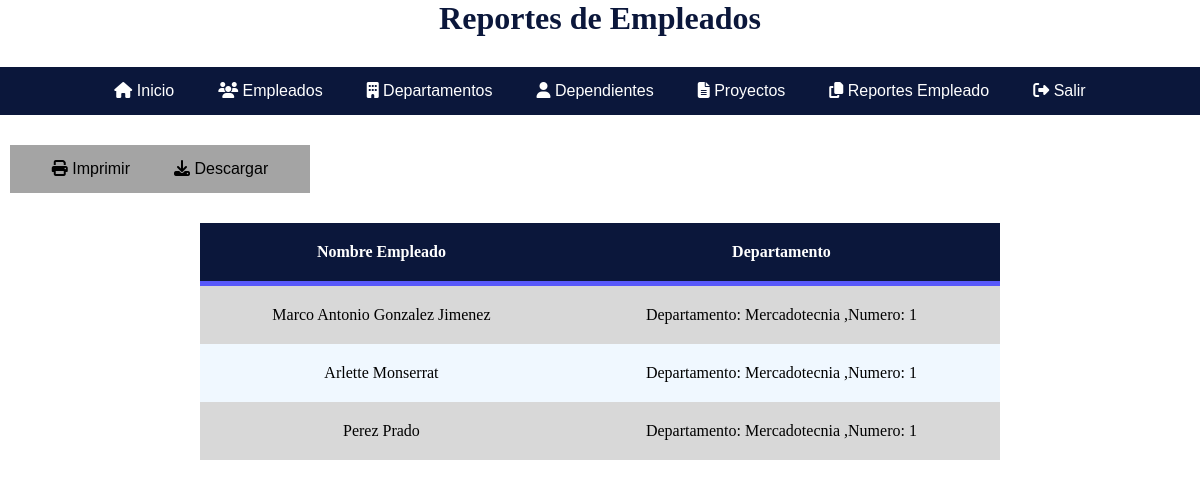
/reportes/, run on the app's committed database.
### ProyectoGSW/models.py (models this page shows, shortened)
class Empleado (models.Model):
	rfc = models.IntegerField(unique= True)
	nombre_emp = models.CharField(max_length=50)
	sexos = [
		('F', 'Femenino'),
		('M', 'Masculino')
	]
	sexo = models.CharField(max_length=1, choices=sexos)
	direccion = models.CharField(max_length=30)
	fecha_nacimiento = models.DateField()
	salario = models.IntegerField()
	supervisor = models.ForeignKey(Supervisor, null=False,blank=False,on_delete=models.CASCADE)
	departamento = models.ForeignKey(Departamento,null=False,blank=False,on_delete=models.CASCADE)

class Departamento (models.Model):
	nombre = models.CharField(max_length=30, unique= True)
	numero = models.IntegerField()
	empleado_encargado = models.CharField(max_length=30)
	fecha_inicio = models.DateField()
	def __str__(self):
		return 'Departamento: %s ,Numero: %s'%(self.nombre,self.numero)

### ProyectoGSW/views.py (the view)
# urls.py: path('reportes/',views.reportes),
def reportes(request):
    Cempleado = Empleado.objects.all()
    contexto = {"empleados":Cempleado}
    return render(request,"reportes.html",{"empleados":Cempleado})

### ProyectoGSW/Templates/reportes.html (shortened to what this page needs)
<!DOCTYPE html>
<html lang="es">
<head>
</head>
<body>
    <h1 align=center><b>Reportes de Empleados</b></h1>
<header>
    <nav class="navegacion">
        <ul class="menu">
            <li>
                <a href="/Inicio">
                    <i class="fas fa-home"></i>
                    Inicio
                </a>
            </li>
            <li>
                <a href="#">
                    <i class="fas fa-users"></i>
                    Empleados
                </a>
            </li>
            <li>
                <a href="#">
                    <i class="fas fa-building"></i>
                    Departamentos
                </a>
            </li>
            <li>
                <a href="#">
                    <i class="fas fa-user"></i>
                    Dependientes
                </a>
            </li>
            <li>
                <a href="#">
                    <i class="fas fa-file-alt"></i>
                    Proyectos
                </a>
            </li>
            <li>
                <a href="/reportes">
                    <i class="fas fa-copy"></i>
                    Reportes Empleado
                </a>
            </li>
            <li>
                <a href="/login">
                    <i class="fas fa-sign-out-alt"></i>
                    Salir
                </a>
            </li>
        </ul>
    </nav>
</header>
<div id="iconos">
    <ul class="icons">
        <li>
            <a href="#">
                <i class="fas fa-print"></i>
                Imprimir
            </a>
        </li>
        <li>
            <a href="#">
                <i class="fas fa-download"></i>
                Descargar
            </a>
        </li>
    </ul>
</div>
<div id="main-container">
    <table>
       <thead>
        <tr>
            <th>Nombre Empleado</th>
            <th>Departamento</th>
        </tr>
       </thead>
        {% if empleados %}
        {% for Cempleado in empleados %}
        <tr>
          <td>{{ Cempleado.nombre_emp }}</td>
          <td>{{ Cempleado.departamento }}</td>
        </tr>
        {% endfor %}
        {% else %}
        <h3 align="center"><b>No hay registro de empleados</b></h3><br>
        {% endif %}
    </table>
</div>
</body>
</html>

### ProyectoGSW/Templates/reportes.html (style rules this page uses)
* { margin: 0; padding: 0; -webkit-box-sizing: border-box; -moz-box-sizing: border-box; box-sizing: border-box; }
h1 { color: #0B173B; }
.navegacion { text-align: center; width: 1200px; margin: 30px auto; background: #0B173B; }
.navegacion ul { list-style: none; }
.menu > li { position: relative; display: inline-block; }
.menu > li > a { display: block; padding: 15px 20px; color: white; font-family: Arial, Helvetica, sans-serif; text-decoration: none; }
.menu_emp li a { text-align: left; display: block; padding: 10px; color: white; font-family: Arial, Helvetica, sans-serif; text-decoration: none; }
#main-container { margin: 0px auto; width: 800px; }
table { background-color: #D8D8D8; text-align: center; border-collapse: collapse; width: 100%; }
th, td { padding: 20px; }
thead { background-color: #0B173B; border-bottom: solid 5px #5858FA; color: white; }
tr:nth-child(even) { background-color: aliceblue; }
#iconos { text-align: center; width: 300px; margin: 30px 10px; background: #A4A4A4; }
#iconos ul { list-style: none; }
.icons > li { position: relative; display: inline-block; }
.icons > li > a { display: block; padding: 15px 20px; color: black; font-family: Arial, Helvetica, sans-serif; text-decoration: none; }
.menu_dep li a { text-align: left; display: block; padding: 10px; color: white; font-family: Arial, Helvetica, sans-serif; text-decoration: none; }
.menu_deptes li a { text-align: left; display: block; padding: 10px; color: white; font-family: Arial, Helvetica, sans-serif; text-decoration: none; }
.menu_pro li a { text-align: left; display: block; padding: 10px; color: white; font-family: Arial, Helvetica, sans-serif; text-decoration: none; }

### data on the page
Empleado: nombre_emp "Marco Antonio Gonzalez Jimenez", departamento "Departamento: Mercadotecnia ,Numero: 1"
Empleado: nombre_emp "Arlette Monserrat", departamento "Departamento: Mercadotecnia ,Numero: 1"
Empleado: nombre_emp "Perez Prado", departamento "Departamento: Mercadotecnia ,Numero: 1"
